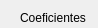
      <widget class="QWidget" name="page_5">
       <property name="geometry">
        <rect>
         <x>0</x>
         <y>0</y>
         <width>98</width>
         <height>28</height>
        </rect>
       </property>
       <attribute name="label">
        <string>FLA - Flexão Local na Alma</string>
       </attribute>
       <widget class="QGroupBox" name="groupBox_10">
        <property name="geometry">
         <rect>
          <x>20</x>
          <y>10</y>
          <width>221</width>
          <height>91</height>
         </rect>
        </property>
        <property name="title">
         <string>Coeficientes</string>
        </property>
        <widget class="QLabel" name="label_71">
         <property name="geometry">
          <rect>
           <x>20</x>
           <y>20</y>
           <width>47</width>
           <height>21</height>
          </rect>
         </property>
         <property name="text">
          <string>λ</string>
         </property>
        </widget>
        <widget class="QLineEdit" name="lineEdit_58">
         <property name="geometry">
          <rect>
           <x>80</x>
           <y>20</y>
           <width>113</width>
           <height>20</height>
          </rect>
         </property>
        </widget>
        <widget class="QLineEdit" name="lineEdit_59">
         <property name="geometry">
          <rect>
           <x>80</x>
           <y>40</y>
           <width>113</width>
           <height>20</height>
          </rect>
         </property>
        </widget>
        <widget class="QLabel" name="label_72">
         <property name="geometry">
          <rect>
           <x>20</x>
           <y>40</y>
           <width>47</width>
           <height>21</height>
          </rect>
         </property>
         <property name="text">
          <string>λp</string>
         </property>
        </widget>
        <widget class="QLineEdit" name="lineEdit_60">
         <property name="geometry">
          <rect>
           <x>80</x>
           <y>60</y>
           <width>113</width>
           <height>20</height>
          </rect>
         </property>
        </widget>
        <widget class="QLabel" name="label_73">
         <property name="geometry">
          <rect>
           <x>20</x>
           <y>60</y>
           <width>47</width>
           <height>21</height>
          </rect>
         </property>
         <property name="text">
          <string>λr</string>
         </property>
        </widget>
       </widget>
       <widget class="QGroupBox" name="groupBox_17">
        <property name="geometry">
         <rect>
          <x>20</x>
          <y>110</y>
          <width>221</width>
          <height>141</height>
         </rect>
        </property>
        <property name="title">
         <string>Informações Adicionais</string>
        </property>
        <widget class="QLabel" name="label_74">
         <property name="geometry">
          <rect>
           <x>20</x>
           <y>50</y>
           <width>61</width>
           <height>16</height>
          </rect>
         </property>
         <property name="text">
          <string>β1 [KN]</string>
         </property>
        </widget>
        <widget class="QLineEdit" name="lineEdit_61">
         <property name="geometry">
          <rect>
           <x>90</x>
           <y>50</y>
           <width>113</width>
           <height>20</height>
          </rect>
         </property>
        </widget>
        <widget class="QLineEdit" name="lineEdit_62">
         <property name="geometry">
          <rect>
           <x>90</x>
           <y>80</y>
           <width>113</width>
           <height>20</height>
          </rect>
         </property>
        </widget>
        <widget class="QLabel" name="label_75">
         <property name="geometry">
          <rect>
           <x>20</x>
           <y>80</y>
           <width>61</width>
           <height>16</height>
          </rect>
         </property>
         <property name="text">
          <string>Mpl [KN.cm]</string>
         </property>
        </widget>
        <widget class="QLineEdit" name="lineEdit_63">
         <property name="geometry">
          <rect>
           <x>90</x>
           <y>110</y>
           <width>113</width>
           <height>20</height>
          </rect>
         </property>
        </widget>
        <widget class="QLabel" name="label_76">
         <property name="geometry">
          <rect>
           <x>20</x>
           <y>110</y>
           <width>61</width>
           <height>16</height>
          </rect>
         </property>
         <property name="text">
          <string>Mr [KN.cm]</string>
         </property>
        </widget>
        <widget class="QLabel" name="label_77">
         <property name="geometry">
          <rect>
           <x>20</x>
           <y>20</y>
           <width>47</width>
           <height>21</height>
          </rect>
         </property>
         <property name="text">
          <string>CASO: </string>
         </property>
        </widget>
        <widget class="QLabel" name="label_78">
         <property name="geometry">
          <rect>
           <x>90</x>
           <y>20</y>
           <width>111</width>
           <height>21</height>
          </rect>
         </property>
         <property name="text">
          <string>λ</string>
         </property>
        </widget>
       </widget>
       <widget class="QGroupBox" name="groupBox_18">
        <property name="geometry">
         <rect>
          <x>290</x>
          <y>20</y>
          <width>221</width>
          <height>61</height>
         </rect>
        </property>
        <property name="title">
         <string>Momento Resistente</string>
        </property>
        <widget class="QLabel" name="label_79">
         <property name="geometry">
          <rect>
           <x>20</x>
           <y>30</y>
           <width>61</width>
           <height>16</height>
          </rect>
         </property>
         <property name="text">
          <string>Mrd [KN.cm]</string>
         </property>
        </widget>
        <widget class="QLineEdit" name="lineEdit_64">
         <property name="geometry">
          <rect>
           <x>90</x>
           <y>30</y>
           <width>113</width>
           <height>20</height>
          </rect>
         </property>
        </widget>
       </widget>
       <widget class="QLabel" name="label_80">
        <property name="geometry">
         <rect>
          <x>290</x>
          <y>170</y>
          <width>221</width>
          <height>81</height>
         </rect>
        </property>
        <property name="text">
         <string/>
        </property>
       </widget>
       <widget class="QGroupBox" name="groupBox_19">
        <property name="geometry">
         <rect>
          <x>560</x>
          <y>20</y>
          <width>221</width>
          <height>41</height>
         </rect>
        </property>
        <property name="title">
         <string/>
        </property>
        <widget class="QLabel" name="label_81">
         <property name="geometry">
          <rect>
           <x>20</x>
           <y>10</y>
           <width>61</width>
           <height>16</height>
          </rect>
         </property>
         <property name="text">
          <string>Mcr [KN.cm]</string>
         </property>
        </widget>
        <widget class="QLineEdit" name="lineEdit_65">
         <property name="geometry">
          <rect>
           <x>90</x>
           <y>10</y>
           <width>113</width>
           <height>20</height>
          </rect>
         </property>
        </widget>
       </widget>
       <widget class="QLabel" name="label_187">
        <property name="geometry">
         <rect>
          <x>350</x>
          <y>110</y>
          <width>151</width>
          <height>21</height>
         </rect>
        </property>
        <property name="text">
         <string/>
        </property>
       </widget>
      </widget>
